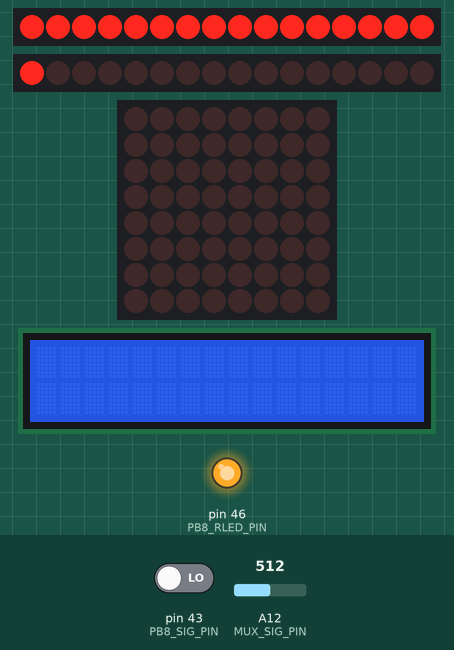
Simulated run of this sketch. Board: Arduino Mega 2560, built with avr-gcc and run on an emulated ATmega2560. Parts: 2 × 16 shift-register outputs drawn as a row of LEDs (first output left, lit = HIGH), 8×8 LED matrix, 16×2 character LCD, output pins drawn as LEDs (lit = HIGH). Wiring (inferred from the names in the program): 3 × 2 × shift register (74HC595): data pin 31, shift clock pin 34, OE pin 30, MR pin 29 / data pin 32, shift clock pin 33 / data pin 44, shift clock pin 45; MAX7219 LED driver (orientation assumed): data pin 26; clock pin 28; CS pin 27. Wiring (inferred from the signals the program sends): character LCD (HD44780): RS Q5; E Q0; backlight Q1; data Q8, Q9, Q10, Q11, Q12, Q13, Q14, Q15; 2 × row of LEDs: on Q0, Q1, Q2, Q3, Q4, Q5, Q6, Q7, Q8, Q9, Q10, Q11, Q12, Q13, Q14, Q15 / on Q0, Q1, Q2, Q3, Q4, Q5, Q6, Q7, Q8, Q9, Q10, Q11, Q12, Q13, Q14, Q15. Dashed ring = blinking. The inputs (shaded band) are chosen by the test bench; at power-on: A12 (MUX_SIG_PIN) = 512, pin 43 (PB8_SIG_PIN) LOW. Pins used as bus, display or sensor lines are not drawn; what the sketch prints to the serial monitor is not drawn.

Above: at 1.2 s.
1.3 s: A12 (MUX_SIG_PIN) set to 522
At 2.2 s:
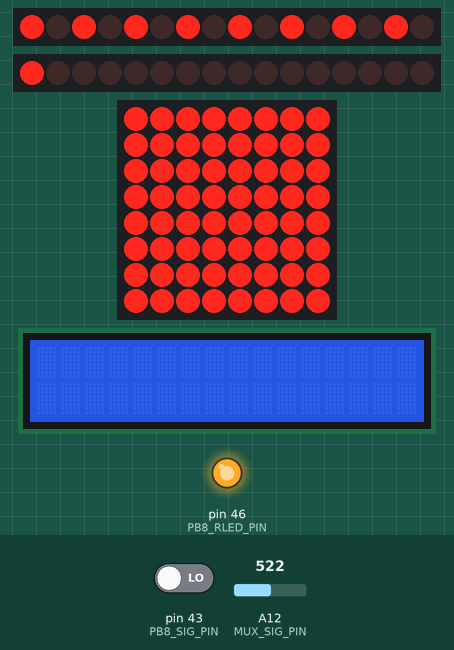
3.1 s: pin 43 (PB8_SIG_PIN) driven HIGH
At 3.52 s:
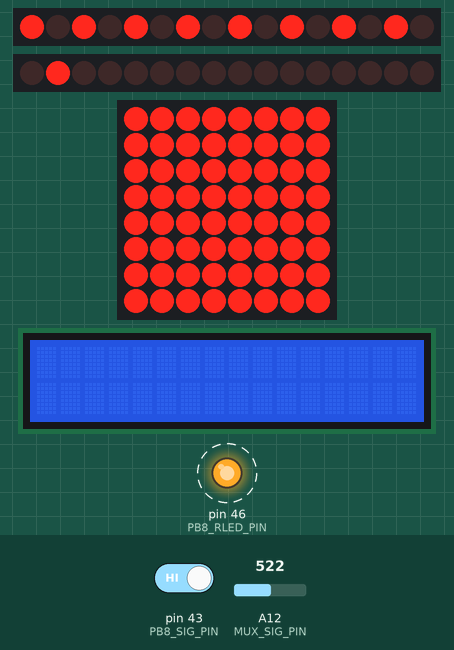
4.8 s: A12 (MUX_SIG_PIN) set to 511
At 5.05 s:
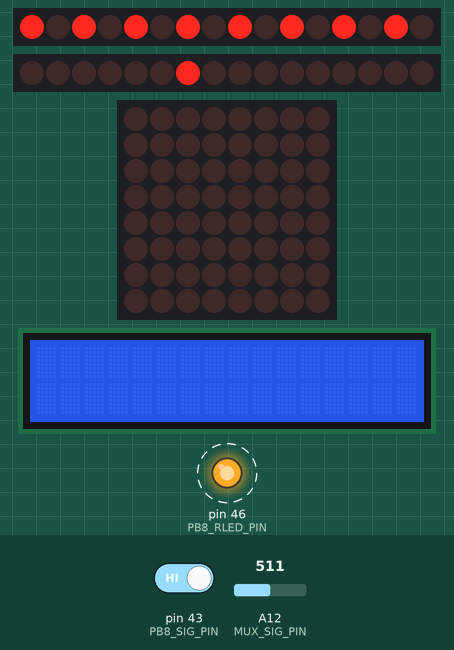
6.7 s: pin 43 (PB8_SIG_PIN) driven LOW
At 7.3 s:
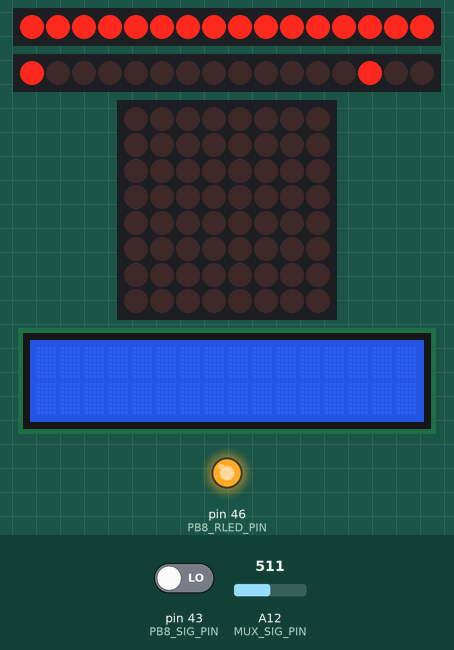
8.5 s: A12 (MUX_SIG_PIN) set to 716
At 9.9 s:
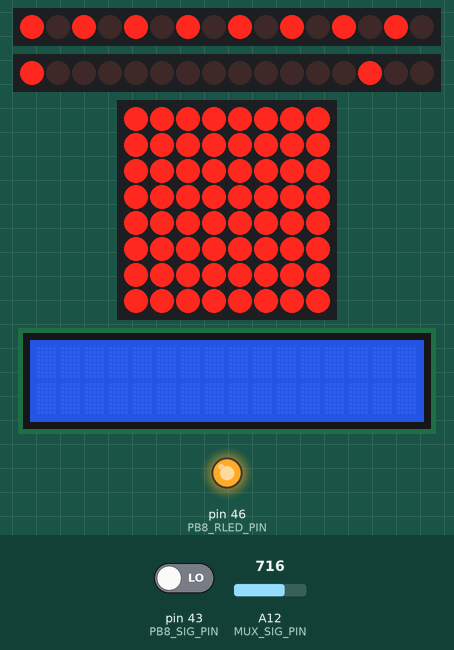
10.3 s: pin 43 (PB8_SIG_PIN) driven HIGH
At 11.02 s:
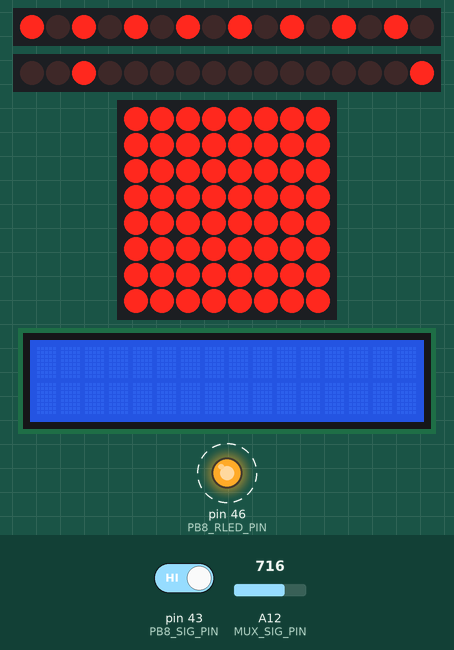
Timing chart, 0 to 12.8 s (numbered marks = the images above; inputs shaded):
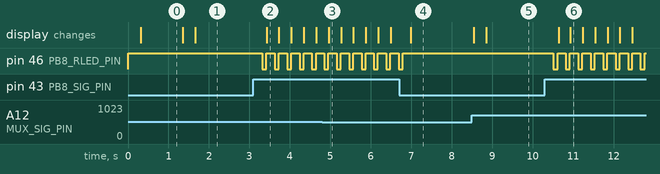

The sketch:

mk4_tester.ino
```cpp
#define number_of_74hc595s 2 // Number of Shift Registers
#define numOfRegisterPins number_of_74hc595s * 8
boolean registers[numOfRegisterPins];

// Shift Register Control Pins
int SREG_SER_PIN = 26; // on the arduino digital pins
int SREG_RCLK_PIN = 27; // on the arduino digital pins
int SREG_SRCLK_PIN = 28; // on the arduino digital pins
int SREG_SRCLR_PIN = 29; // on the arduino digital pins
int SREG_OE_PIN = 30; // on the arduino digital pins

// Mux control pins
int MUX_S3_PIN = 31; // on the arduino digital pins
int MUX_S2_PIN = 32; // on the arduino digital pins
int MUX_S1_PIN = 33; // on the arduino digital pins
int MUX_S0_PIN = 34; // on the arduino digital pins
int MUX_EN_PIN = 35; // on the arduino digital pins
int MUX_SIG_PIN = 12; // on the arduino analog pins

#define num_buttons 15

/*
  Shift Register Mapping
*/
int PB1_LED_EN = 0; // on the shift registers
int PB2_LED_EN = 1; // on the shift registers
int PB3_LED_EN = 2; // on the shift registers
int PB4_LED_EN = 3; // on the shift registers
int PB6_LED_EN = 4; // on the shift registers
int PB7_LED_EN = 5; // on the shift registers
int PB9_LED_EN = 6; // on the shift registers
int PB10_LED_EN = 7; // on the shift registers
int PB11_LED_EN = 8; // on the shift registers
int PB12_LED_EN = 9; // on the shift registers
int PB13_LED_EN = 10; // on the shift registers
int PB14_LED_EN = 11; // on the shift registers
int PB15_LED_EN = 12; // on the shift registers
int PB16_LED_EN = 13; // on the shift registers
int PB17_LED_EN = 14; // on the shift registers

int LEDs[15] = {PB1_LED_EN, PB2_LED_EN, PB3_LED_EN, PB4_LED_EN, PB6_LED_EN, PB7_LED_EN, PB9_LED_EN, PB10_LED_EN, PB11_LED_EN, PB12_LED_EN, PB13_LED_EN, PB14_LED_EN, PB15_LED_EN, PB16_LED_EN, PB17_LED_EN};

/*
  Multiplexer Mapping
*/
int PB1_SIG_PIN = 0; // on the mux
int PB2_SIG_PIN = 1; // on the mux
int PB3_SIG_PIN = 2; // on the mux
int PB4_SIG_PIN = 3; // on the mux
int PB6_SIG_PIN = 4; // on the mux
int PB7_SIG_PIN = 5; // on the mux
int PB9_SIG_PIN = 6; // on the mux
int PB10_SIG_PIN = 7; // on the mux
int PB11_SIG_PIN = 8; // on the mux
int PB12_SIG_PIN = 9; // on the mux
int PB13_SIG_PIN = 10; // on the mux
int PB14_SIG_PIN = 11; // on the mux
int PB15_SIG_PIN = 12; // on the mux
int PB16_SIG_PIN = 13; // on the mux
int PB17_SIG_PIN = 14; // on the mux

int buttons[15] = { PB1_SIG_PIN, PB2_SIG_PIN, PB3_SIG_PIN, PB4_SIG_PIN, PB6_SIG_PIN, PB7_SIG_PIN, PB9_SIG_PIN, PB10_SIG_PIN, PB11_SIG_PIN, PB12_SIG_PIN, PB13_SIG_PIN, PB14_SIG_PIN, PB15_SIG_PIN, PB16_SIG_PIN, PB17_SIG_PIN };

// Starter button pins
int PB8_SIG_PIN = 43; // on the arduino digital pins
int PB8_BLED_PIN = 44; // on the arduino digital pins
int PB8_GLED_PIN = 45; // on the arduino digital pins
int PB8_RLED_PIN = 46; // on the arduino digital pins


void setup() {
  // put your setup code here, to run once:

  pinMode(PB8_SIG_PIN, INPUT);
  pinMode(PB8_BLED_PIN, OUTPUT);
  pinMode(PB8_GLED_PIN, OUTPUT);
  pinMode(PB8_RLED_PIN, OUTPUT);

  pinMode(SREG_SER_PIN, OUTPUT);
  pinMode(SREG_RCLK_PIN, OUTPUT);
  pinMode(SREG_SRCLK_PIN, OUTPUT);
  pinMode(SREG_SRCLR_PIN, OUTPUT);
  pinMode(SREG_OE_PIN, OUTPUT);

  pinMode(MUX_S3_PIN, OUTPUT);
  pinMode(MUX_S2_PIN, OUTPUT);
  pinMode(MUX_S1_PIN, OUTPUT);
  pinMode(MUX_S0_PIN, OUTPUT);

  digitalWrite(SREG_OE_PIN, LOW);
  digitalWrite(SREG_SRCLR_PIN, HIGH);

  Serial.begin(9600);
}

void loop() {
  // put your main code here, to run repeatedly:


  if (digitalRead(PB8_SIG_PIN)) {
    digitalWrite(PB8_BLED_PIN, LOW);
    delay(100);
    digitalWrite(PB8_GLED_PIN, LOW);
    delay(100);
    digitalWrite(PB8_RLED_PIN, LOW);
    delay(100);
    analogWrite(PB8_RLED_PIN, 128);
    analogWrite(PB8_GLED_PIN, 128);
    analogWrite(PB8_RLED_PIN, 255);

  } else {
    digitalWrite(PB8_BLED_PIN, HIGH);
    digitalWrite(PB8_GLED_PIN, HIGH);
    digitalWrite(PB8_RLED_PIN, HIGH);
  }

  for (int i = 0; i < num_buttons; i++) {
    if (readMux(i) == HIGH) {
      setAndWrite(i, HIGH);
      Serial.println(i);
    } else {
      setAndWrite(i, LOW);
    }
  }
}

void setAndWrite(int index, int value) {
  setRegisterPin(index, value);
  writeRegisters();
}

void clearRegisters() {
  for (int i = numOfRegisterPins - 1; i >= 0; i--) {
    registers[i] = LOW;
  }
}

void writeRegisters() {

  digitalWrite(SREG_RCLK_PIN, LOW);

  for (int i = numOfRegisterPins - 1; i >= 0; i--) {

    digitalWrite(SREG_SRCLK_PIN, LOW);

    int val = registers[i];
    digitalWrite(SREG_SER_PIN, val);

    digitalWrite(SREG_SRCLK_PIN, HIGH);
  }

  digitalWrite(SREG_RCLK_PIN, HIGH);

}

void setRegisterPin(int index, int value) {
  //set an individual pin HIGH or LOW
  registers[index] = value;
}

int readMux(int channel) {
  int controlPin[] = { MUX_S0_PIN, MUX_S1_PIN, MUX_S2_PIN, MUX_S3_PIN };

  int muxChannel[16][4] = {
    { 0,0,0,0 }, //channel 0
    { 1,0,0,0 }, //channel 1
    { 0,1,0,0 }, //channel 2
    { 1,1,0,0 }, //channel 3
    { 0,0,1,0 }, //channel 4
    { 1,0,1,0 }, //channel 5
    { 0,1,1,0 }, //channel 6
    { 1,1,1,0 }, //channel 7
    { 0,0,0,1 }, //channel 8
    { 1,0,0,1 }, //channel 9
    { 0,1,0,1 }, //channel 10
    { 1,1,0,1 }, //channel 11
    { 0,0,1,1 }, //channel 12
    { 1,0,1,1 }, //channel 13
    { 0,1,1,1 }, //channel 14
    { 1,1,1,1 }  //channel 15
  };

  //loop through the 4 sig
  for (int i = 0; i < 4; i++) {
    digitalWrite(controlPin[i], muxChannel[channel][i]);
  }

  int val = analogRead(MUX_SIG_PIN);

  if (val > 512) {
    return 1;
  } else {
    return 0;
  }

}
```

Measured:
- the behaviour switches between 512 and 513 on A12 (MUX_SIG_PIN) (found by bisection; images 0 and 1)
- after the input at 1.3 s, the display: first changes after 0.05 s (image 1 shows a later state)
- after the input at 3.1 s, pin 46 (PB8_RLED_PIN): alternates HIGH for 0.21 s and LOW for 0.10 s, starting after 0.22 s; the display: changes after 0.32 s (image 2)
- after the input at 4.8 s, the display: changes after 0.16 s (image 3)
- after the input at 6.7 s, pin 46 (PB8_RLED_PIN): goes on until 6.8 s, then stays HIGH; the display: changes after 0.29 s (image 4)
- after the input at 8.5 s, the display: first changes after 0.05 s (image 5 shows a later state)
- after the input at 10.3 s, pin 46 (PB8_RLED_PIN): alternates HIGH for 0.21 s and LOW for 0.10 s, starting after 0.21 s; the display: first changes after 0.34 s (image 6 shows a later state)
